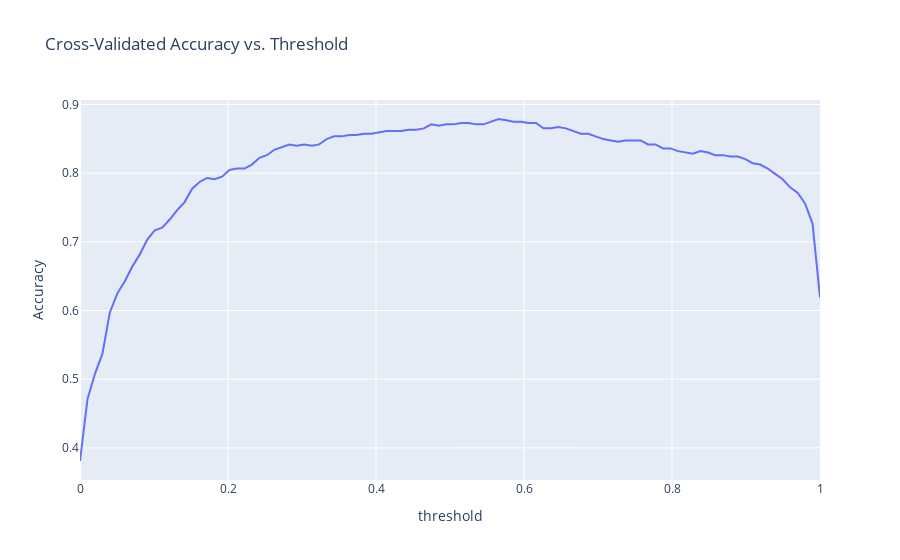

Notebook code for this chart:
### Code cell
fig = px.line(x=thresholds, y=cv_accs, title="Cross-Validated Accuracy vs. Threshold")
fig.update_xaxes(title="threshold")
fig.update_yaxes(title="Accuracy")
